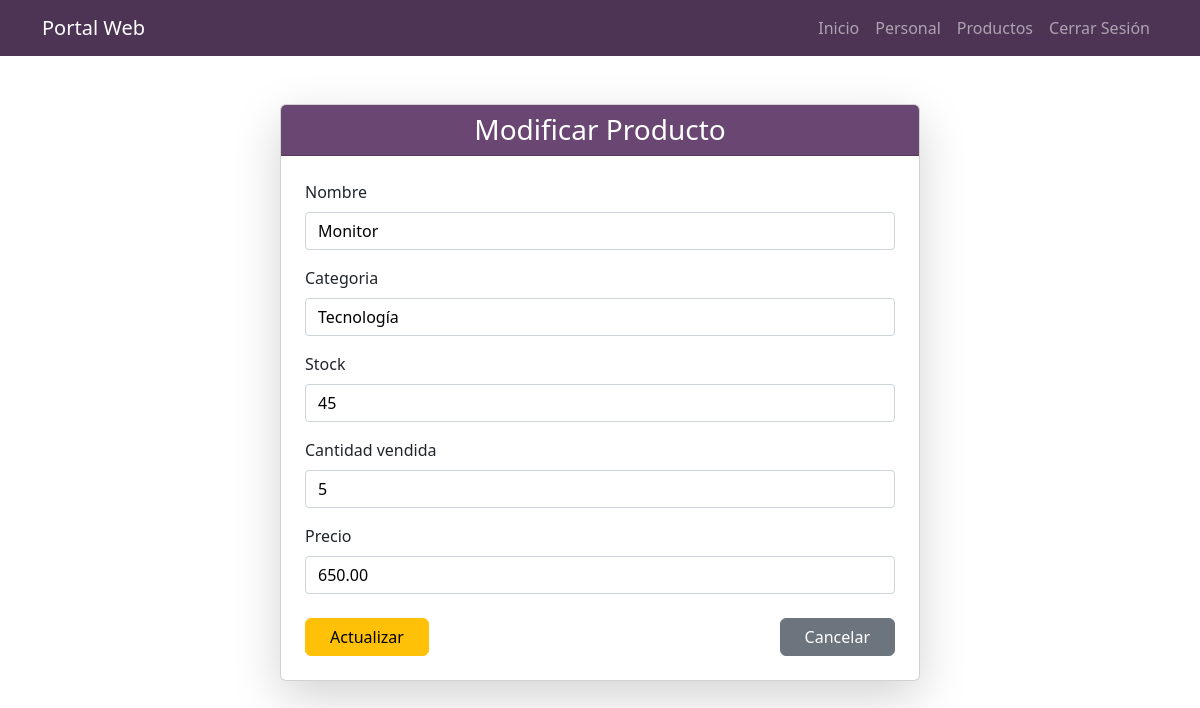
Screenshot of /modificar-producto/2/ (signed in) with the database file from the repository.
### app/models.py (models this page shows, shortened)
class Producto(models.Model):
    nombre = models.CharField(max_length=100)
    categoria = models.CharField(max_length=100)
    stock = models.PositiveIntegerField()
    cantidad_vendida = models.PositiveIntegerField(default=0)
    precio = models.DecimalField(max_digits=10, decimal_places=2)
    usuario = models.ForeignKey(User, on_delete=models.CASCADE, default=1)

### app/views.py (the view)
# urls.py: path('modificar-producto/<int:producto_id>/', views.modificar_producto, name='modificar_producto'),
@login_required
def modificar_producto(request, producto_id):
    producto = get_object_or_404(Producto, id=producto_id, usuario=request.user)
    if request.method == 'POST':
        form = ProductoForm(request.POST, instance=producto)
        if form.is_valid():
            form.save()
            return redirect('producto')
    else:
        form = ProductoForm(instance=producto)
    return render(request, 'producto/modificar_producto.html', {'form': form, 'producto': producto})

### app/forms.py
class ProductoForm(forms.ModelForm):
    class Meta:
        model = Producto
        fields = ['nombre', 'categoria', 'stock', 'cantidad_vendida', 'precio']

### app/templates/producto/modificar_producto.html (shortened to what this page needs)
{% extends "base.html" %}
{% block content %}
<div class="container mt-5 d-flex justify-content-center">
    <div class="card shadow-lg" style="width: 40rem;">
        <div class="card-header text-center">
            <h3 class="mb-0">Modificar Producto</h3>
        </div>
        <div class="card-body p-4">
            <form method="POST">
                {% for field in form %}
                <div class="mb-3">
                    <label for="{{ field.id_for_label }}"
                            class="form-label"
                            style="display: block; margin-bottom: 0.5rem;">
                        {{ field.label }}
                    </label>
                    {{ field }}
                </div>
                {% endfor %}
                <div class="d-flex justify-content-between mt-4">
                    <button type="submit" class="btn btn-warning px-4">Actualizar</button>
                    <a href="{% url 'producto' %}" class="btn btn-secondary px-4">Cancelar</a>
                </div>
            </form>
        </div>
    </div>
</div>
{% endblock %}

### app/templates/producto/modificar_producto.html (style rules this page uses)
.card-header { background-color: #694772; color: #fff; }
input, select, textarea { width: 100%; padding: 0.375rem 0.75rem; border: 1px solid #ced4da; border-radius: 0.25rem; font-size: 1rem; }

### rows the page displays
Producto: form "Monitor" "Tecnología" "45" "5" "650.00"

### other values shown
{{ field.label }} "Nombre" "Categoria" "Stock" "Cantidad vendida" "Precio"
